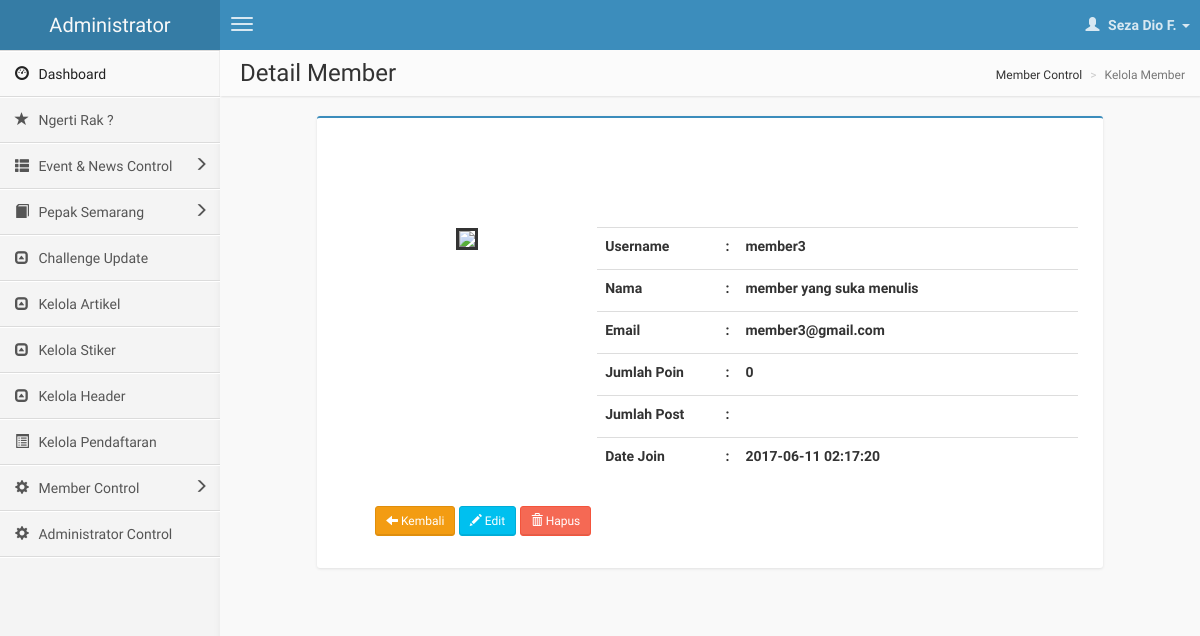
The page /KelolaMember/lihat_detail_member/3 on the database its author committed.
### tables this page shows
CREATE TABLE IF NOT EXISTS `member` (
`id_member` int(5) NOT NULL,
  `username` varchar(10) NOT NULL,
  `nama_member` varchar(100) NOT NULL,
  `email` varchar(50) NOT NULL,
  `password` varchar(100) NOT NULL,
  `date_join` timestamp NOT NULL DEFAULT CURRENT_TIMESTAMP ON UPDATE CURRENT_TIMESTAMP,
  `poin` int(5) NOT NULL,
  `path_foto` varchar(100) NOT NULL,
  `status` int(1) NOT NULL
);

### application/controllers/KelolaMember.php (called while the page is built, shortened)
<?php
class KelolaMember extends CI_Controller {
	public function lihat_detail_member($id_member)
	{
		$this->load->model('member_models/MemberModels');
		$data['id_member'] = $this->MemberModels->select_by_id_member($id_member)->row();
		$this->load->view('skin/admin/header_admin');
		$this->load->view('skin/admin/nav_kiri');
		$this->load->view('content_admin/detail_member', $data);
		$this->load->view('skin/admin/footer_admin');
	}
}

### index.php (called while the page is built, shortened)
<?php
require_once BASEPATH.'core/CodeIgniter.php';

### application/models/member_models/MemberModels.php (called while the page is built, shortened)
<?php
	class MemberModels extends CI_Model
	{
		function select_by_id_member($id_member)
		{
			$this->db->select('*');
			$this->db->from('member');
			$this->db->where('id_member',$id_member);
			return $this->db->get();
		}
	}

### application/views/content_admin/detail_member.php (the view, shortened to what this page needs)
<aside class="right-side">
                <section class="content-header" style="margin-top: 45px;">
                    <h1>
                       Detail Member
                    </h1>
                    <ol class="breadcrumb">
                        <li><i class="fa fa-dashboard"></i>Member Control</li>
                        <li class="active">Kelola Member</li>
                    </ol>
                </section>
                <section class="content">
                    <div class="row">
                        <div>
                            <div class="col-md-1">
                            </div>
                            <div class="col-md-10">
                                <div class="box box-primary">
                                    <div class="box-body" style="align-content: center; min-height: 450px;">
                                            <div class="col-sm-4" style="padding-top: 20px; text-align: center;">
                                                <div style="height:250px; width: 250px">
                                                    <img style="border: solid currentColor; height:100%" src="<?php echo base_url('asset/upload_img_member/'.$id_member->path_foto); ?>">
                                                </div>
                                            </div>
                                            <div class="col-sm-8" style="padding-top: 20px;">
                                                <div >
                                                    <div>
                                                        <table class="table">
                                                            <tr>
                                                                <td style="width:25%;"><label>Username</label></td>
                                                                <td style="width:1%;"><label>:</label></td>
                                                                <td><label> <?php echo $id_member->username;?> </label></td>
                                                            </tr>
                                                        </table>
                                                    </div>
                                                </div>
												<div >
                                                    <div >
                                                        <table class="table">
                                                            <tr>
                                                                <td style="width:25%;"><label>Nama</label></td>
                                                                <td style="width:1%;"><label>:</label></td>
                                                                <td><label> <?php echo $id_member->nama_member;?> </label></td>
                                                            </tr>
                                                        </table>
                                                    </div>
                                                </div>
												<div >
                                                    <div>
                                                        <table class="table">
                                                            <tr>
                                                                <td style="width:25%;"><label>Email</label></td>
                                                                <td style="width:1%;"><label>:</label></td>
                                                                <td><label> <?php echo $id_member->email;?> </label></td>
                                                            </tr>
                                                        </table>
                                                    </div>
                                                </div>
												<div >
                                                    <div>
                                                        <table class="table">
                                                            <tr>
                                                                <td style="width:25%;"><label>Jumlah Poin</label></td>
                                                                <td style="width:1%;"><label>:</label></td>
                                                                <td><label> <?php echo $id_member->poin;?> </label></td>
                                                            </tr>
                                                        </table>
                                                    </div>
                                                </div>
												<div >
                                                    <div>
                                                        <table class="table">
                                                            <tr>
                                                                <td style="width:25%;"><label>Jumlah Post</label></td>
                                                                <td style="width:1%;"><label>:</label></td>
                                                                <td><label> <?php ?> </label></td>
                                                            </tr>
                                                        </table>
                                                    </div>
                                                </div>
												<div >
                                                    <div>
                                                        <table class="table">
                                                            <tr>
                                                                <td style="width:25%;"><label>Date Join</label></td>
                                                                <td style="width:1%;"><label>:</label></td>
                                                                <td><label> <?php echo $id_member->date_join;?> </label></td>
                                                            </tr>
                                                        </table>
                                                    </div>
                                                </div>
                                            </div>
                                    </div>
                                </div>
                            </div>
                            <div class="col-md-4" style="padding-left: 155px; position: absolute; margin-top: 390px;">
                                <?php if($id_member->status==1){?>
									<a href="<?php echo site_url('KelolaMember');?>"><button class="btn btn-warning btn-sm"><i class="glyphicon glyphicon-arrow-left" ></i> Kembali</button></a>
                                    <a href="<?php echo site_url('KelolaMember/edit_member/'.$id_member->id_member);?>"><button id="edit-button-member" type="submit" class="btn btn-info btn-sm"><i class="glyphicon glyphicon-pencil" ></i> Edit</button></a>
									<a href="<?php echo site_url('KelolaMember/delete_detail_member/'.$id_member->id_member);?>"><button class="btn btn-danger btn-sm"><i class="glyphicon glyphicon-trash" ></i> Hapus</button></a>
                            </div>
                                <?php }?>
                            <div class="col-md-1">
                            </div>
                        </div>
                    </div>
                </section>
            </aside>

### rows shown on the page
member: username "member3", nama_member "member yang suka menulis", email "member3@gmail.com", poin "0", date_join "2017-06-11 02:17:20"
